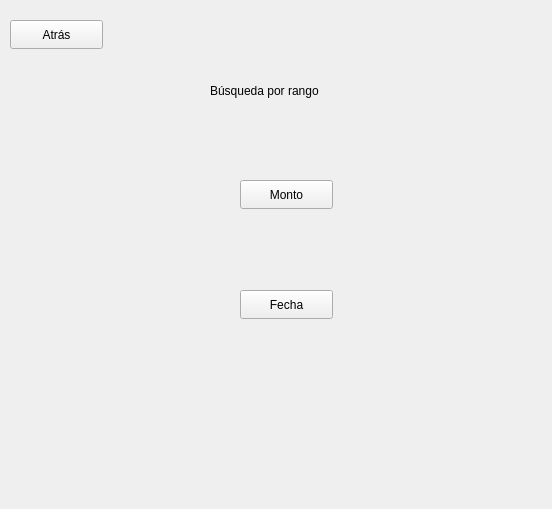
<?xml version="1.0" encoding="UTF-8"?>
<ui version="4.0">
 <class>busquedaRango</class>
 <widget class="QWidget" name="busquedaRango">
  <property name="geometry">
   <rect>
    <x>0</x>
    <y>0</y>
    <width>552</width>
    <height>509</height>
   </rect>
  </property>
  <property name="windowTitle">
   <string>Form</string>
  </property>
  <widget class="QPushButton" name="pushButton">
   <property name="geometry">
    <rect>
     <x>10</x>
     <y>20</y>
     <width>93</width>
     <height>29</height>
    </rect>
   </property>
   <property name="text">
    <string>Atrás</string>
   </property>
  </widget>
  <widget class="QPushButton" name="btn_monto">
   <property name="geometry">
    <rect>
     <x>240</x>
     <y>180</y>
     <width>93</width>
     <height>29</height>
    </rect>
   </property>
   <property name="text">
    <string>Monto</string>
   </property>
  </widget>
  <widget class="QLabel" name="label">
   <property name="geometry">
    <rect>
     <x>210</x>
     <y>80</y>
     <width>141</width>
     <height>21</height>
    </rect>
   </property>
   <property name="text">
    <string>Búsqueda por rango</string>
   </property>
  </widget>
  <widget class="QPushButton" name="btn_fecha">
   <property name="geometry">
    <rect>
     <x>240</x>
     <y>290</y>
     <width>93</width>
     <height>29</height>
    </rect>
   </property>
   <property name="text">
    <string>Fecha</string>
   </property>
  </widget>
 </widget>
 <resources/>
 <connections/>
</ui>
